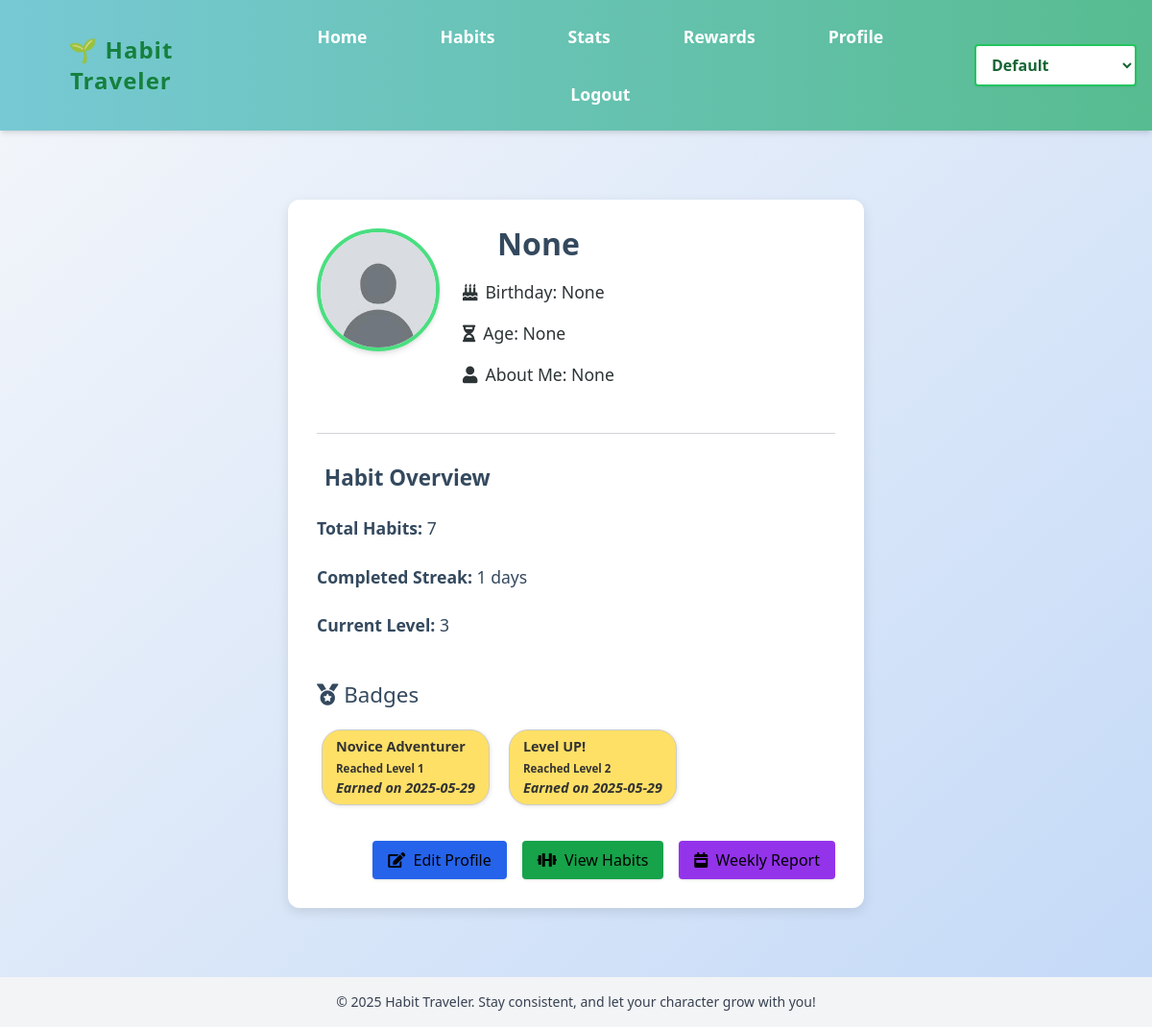
The app's page /profile (signed in) with its own data.
### app.py (models this page shows)
class User(db.Model):
    id = db.Column(db.Integer, primary_key=True)
    email = db.Column(db.String(150), unique=True, nullable=False)
    name = db.Column(db.String(150), unique=True, nullable=True)
    password = db.Column(db.String(200), nullable=False)
    xp = db.Column(db.Integer, default=0)
    level = db.Column(db.Integer, default=1)
    birthday = db.Column(db.Date, nullable=True)
    age = db.Column(db.Integer, nullable=True)
    description = db.Column(db.String(500), nullable=True)
    avatar = db.Column(db.String(200), nullable=True)

class UserBadge(db.Model):
    id = db.Column(db.Integer, primary_key=True)
    user_id = db.Column(db.Integer, db.ForeignKey('user.id'), nullable=False)
    badge_id = db.Column(db.Integer, db.ForeignKey('badge.id'), nullable=False)
    earned_date = db.Column(db.DateTime, default=datetime.utcnow)
    user = db.relationship('User', backref='user_badges')
    badge = db.relationship('Badge')

class Badge(db.Model):
    id = db.Column(db.Integer, primary_key=True)
    name = db.Column(db.String(100), unique=True, nullable=False)
    description = db.Column(db.String(300))
    level_required = db.Column(db.Integer, nullable=False)

### app.py (the view)
@app.route('/profile')
def profile():
    if 'user_id' not in session:
        return redirect(url_for('login'))
    user_id = session['user_id']
    user = User.query.get(user_id)
    if user:
        total_habits = Habit.query.filter_by(user_id=user_id).count()
        habit_completions = HabitCompletion.query.filter_by(user_id=user_id).order_by(HabitCompletion.date).all()
        streaks = {}
        previous_dates = {}
        for completion in habit_completions:
            habit_id = completion.habit_id
            current_date = completion.date
            if habit_id not in streaks:
                streaks[habit_id] = 1
                previous_dates[habit_id] = current_date
            else:
                if (current_date - previous_dates[habit_id]).days == 1:
                    streaks[habit_id] += 1
                else:
                    streaks[habit_id] = 1
                previous_dates[habit_id] = current_date
        max_streak = max(streaks.values(), default=0)
        unique_badges = {}
        for user_badge in user.user_badges:
            if user_badge.badge_id not in unique_badges:
                unique_badges[user_badge.badge_id] = user_badge
        unique_user_badges = list(unique_badges.values())
        return render_template('profile.html',
                               user=user,
                               total_habits=total_habits,
                               max_streak=max_streak,
                               unique_user_badges=unique_user_badges)
    else:
        flash("User not found.")
        return redirect(url_for('index'))

### templates/profile.html (shortened to what this page needs)
{% extends 'base.html' %}
{% block content %}
<div id="profile-container" class="max-w-4xl mx-auto bg-white dark:bg-gray-800 shadow-lg rounded-xl p-6 space-y-8 profile-container">
    <div class="flex flex-col md:flex-row items-center md:items-start space-x-0 md:space-x-6 space-y-4 md:space-y-0">
        <img src="{{ url_for('static', filename='avatars/' + (user.avatar if user.avatar else 'default_avatar.png')) }}"
             alt="Avatar"
             class="w-32 h-32 rounded-full border-4 border-green-400 shadow-md object-cover">
        <div class="text-center md:text-left">
            <h1 class="text-2xl font-bold text-gray-800 dark:text-gray-100">{{ user.name }}</h1>
            <p class="text-gray-600 dark:text-gray-300"><i class="fas fa-birthday-cake mr-2"></i>Birthday: {{ user.birthday }}</p>
            <p class="text-gray-600 dark:text-gray-300"><i class="fas fa-hourglass-half mr-2"></i>Age: {{ user.age }}</p>
            <p class="text-gray-600 dark:text-gray-300"><i class="fas fa-user mr-2"></i>About Me: {{ user.description }}</p>
        </div>
    </div>
    <hr class="border-gray-300 dark:border-gray-600">
    <div class="profile-section">
        <h2 class="text-xl font-semibold mb-3 text-gray-700 dark:text-gray-200">Habit Overview</h2>
        <ul class="space-y-1 text-gray-700 dark:text-gray-300">
            <li><strong>Total Habits:</strong> {{ total_habits }}</li>
            <li><strong>Completed Streak:</strong> {{ max_streak }} days</li>
            <li><strong>Current Level:</strong> {{ user.level }}</li>
        </ul>
    </div>
    <div class="profile-section">
        <h2><i class="fas fa-medal"></i> Badges</h2>
        <div class="badges">
            {% if unique_user_badges %}
                {% for user_badge in unique_user_badges %}
                    <div class="badge">
                        <strong>{{ user_badge.badge.name }}</strong><br>
                        <small>{{ user_badge.badge.description }}</small><br>
                        <em>Earned on {{ user_badge.earned_date.strftime('%Y-%m-%d') }}</em>
                    </div>
                {% endfor %}
            {% else %}
                <p>No badges earned yet.</p>
            {% endif %}
        </div>
    </div>
    <div class="flex flex-wrap justify-center md:justify-end gap-4 mt-6">
   <a href="{{ url_for('edit_profile') }}" class="px-4 py-2 bg-blue-600 !text-black rounded hover:bg-blue-700 transition shadow">
    <i class="fas fa-edit mr-1"></i> Edit Profile
</a>
<a href="{{ url_for('habits') }}" class="px-4 py-2 bg-green-600 !text-black rounded hover:bg-green-700 transition shadow">
    <i class="fas fa-dumbbell mr-1"></i> View Habits
</a>
<a href="{{ url_for('weekly_report') }}" class="px-4 py-2 bg-purple-600 !text-black rounded hover:bg-purple-700 transition shadow">
    <i class="fas fa-calendar-week mr-1"></i> Weekly Report
</a>
    </div>
</div>
{% endblock %}

### static/style.css (style rules this page uses)
body { margin: 0; font-family: 'Segoe UI', Tahoma, Geneva, Verdana, sans-serif; background: linear-gradient(to bottom right, #f5f7fa, #c3d9f7); color: #333; min-height: 100vh; display: flex; flex-direction: column; }
main h2 { font-size: 2em; color: #4b6584; margin-bottom: 10px; }
main p { font-size: 1.1em; line-height: 1.6; margin-bottom: 20px; }
ul { list-style: none; padding: 0; }
ul li { padding: 10px 0; font-size: 1.1em; color: #34495e; }
a { color: #3498db; text-decoration: none; }
body.profile .profile-container { max-width: 600px; margin: 40px auto; background: #ffffff; padding: 30px; border-radius: 12px; box-shadow: 0 4px 12px rgba(0, 0, 0, 0.1); text-align: left; }
body.profile .profile-container h1 { font-size: 2em; color: #34495e; margin-bottom: 20px; text-align: center; }
body.profile .profile-container p { font-size: 1.1em; margin-bottom: 15px; color: #2d3436; }
body.profile .profile-section { margin-top: 30px; }
body.profile .profile-section h2 { color: #34495e; font-size: 1.4em; margin-bottom: 15px; }
body.profile .badges { display: flex; flex-wrap: wrap; gap: 10px; }
body.profile .badge { background-color: #ffe066; color: #333; padding: 6px 14px; border-radius: 20px; font-size: 0.9em; font-weight: bold; }
.badge { display: inline-block; background: #f5f5f5; border: 1px solid #ccc; padding: 10px; margin: 5px; border-radius: 10px; box-shadow: 1px 1px 4px rgba(0, 0, 0, 0.1); }

### records on screen
User: name "None", birthday "None", age "None", description "None", level "3"
UserBadge: badge.name "Novice Adventurer", badge.description "Reached Level 1", earned_date "2025-05-29"
UserBadge: badge.name "Level UP!", badge.description "Reached Level 2", earned_date "2025-05-29"

### other values on screen
{{ total_habits }} "7"
{{ max_streak }} "1"
